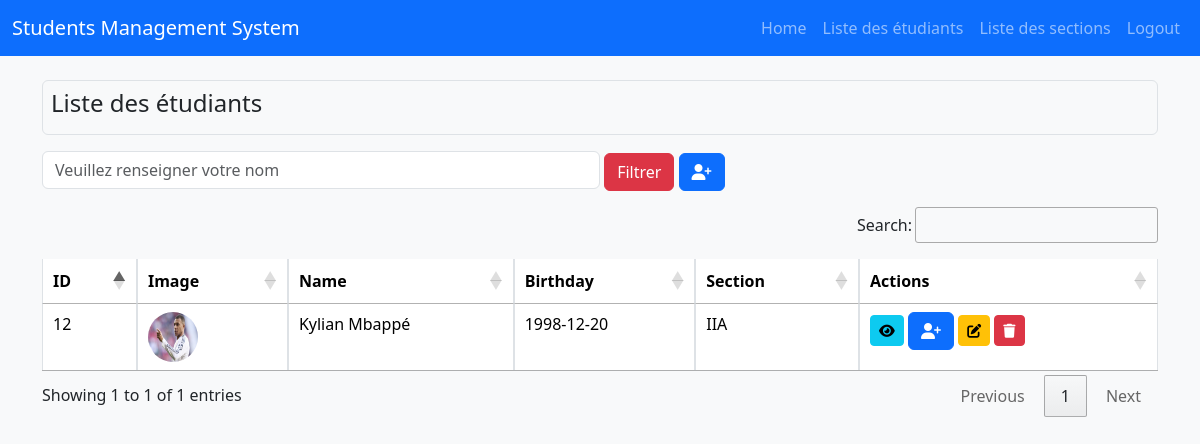
Page /views/listeEtudiants.php?name=Kylian Mbappé (signed in) on the committed database.
### tables this page shows
CREATE TABLE `students` (
  `id` int NOT NULL,
  `name` varchar(100) NOT NULL,
  `birthday` date NOT NULL,
  `image` varchar(255) DEFAULT NULL,
  `section_id` int DEFAULT NULL
);

CREATE TABLE `sections` (
  `id` int NOT NULL,
  `designation` varchar(100) NOT NULL,
  `description` text
);

### config/db.php (called while the page is built, shortened)
<?php
class ConnexionDB
{
    private static $bdd = null;
    private function __construct()
    {
        $charset = 'utf8mb4';
        $dsn = "mysql:host=" . DB_HOST . ";dbname=" . DB_NAME . ";charset=$charset";
        $options = [
            PDO::ATTR_ERRMODE            => PDO::ERRMODE_EXCEPTION,
            PDO::ATTR_DEFAULT_FETCH_MODE => PDO::FETCH_ASSOC,
        ];
        try {
            self::$bdd = new PDO($dsn, DB_USER, DB_PASS, $options);
        } catch (\PDOException $e) {
            throw new \PDOException($e->getMessage(), (int)$e->getCode());
        }
    }
    public static function getInstance()
    {
        return self::$bdd;
    }
}

### classes/Repository.php (called while the page is built, shortened)
<?php
require_once '../config/db.php';
abstract class Repository implements IRepository {
    public function __construct($table) {
        $this->db = ConnexionDB::getInstance();
    }
}

### classes/StudentRepository.php (called while the page is built, shortened)
<?php
require_once "Repository.php";
class StudentRepository extends Repository{
    private $query = "SELECT students.id, students.name, students.birthday, students.image, sections.designation AS section, sections.id AS section_id
                        FROM students
                        JOIN sections ON students.section_id = sections.id";
    public function findByName($name) {
        $stmt = $this->query . " WHERE students.name LIKE :name";
        $response = $this->db->prepare($stmt);
        $response->execute(['name' => '%' . $name . '%']);
        return $response->fetchAll();
    }
}

### views/listeEtudiants.php (the view, shortened to what this page needs)
<!DOCTYPE html>
<html lang="fr">
<?php
require_once '../config/db.php';
require_once '../classes/StudentRepository.php';
$studentRepo = new StudentRepository();
if (isset($_GET['name']) && !empty($_GET['name'])) {
    $name = $_GET['name'];
    $students = $studentRepo->findByName($name);
} else {
    $students = $studentRepo->findAll();
}
$isAdmin = isset($_SESSION['role']) && $_SESSION['role'] === 'admin';
?>
<head>
    <link href="https://cdn.jsdelivr.net/npm/bootstrap@5.3.2/dist/css/bootstrap.min.css" rel="stylesheet">
    <link rel="stylesheet" href="https://cdn.datatables.net/1.13.4/css/jquery.dataTables.min.css">
    <link rel="stylesheet" href="style.css">
    <link rel="stylesheet" href="https://cdnjs.cloudflare.com/ajax/libs/font-awesome/6.4.2/css/all.min.css">
</head>
<body>
    <nav class="navbar navbar-expand-lg navbar-dark bg-primary">
        <div class="container-fluid">
            <a class="navbar-brand" href="#">Students Management System</a>
            <div class="collapse navbar-collapse" id="navbarNav">
                <ul class="navbar-nav ms-auto">
                    <li class="nav-item"><a class="nav-link" href="home.php">Home</a></li>
                    <li class="nav-item"><a class="nav-link" href="listeEtudiants.php">Liste des étudiants</a></li>
                    <li class="nav-item"><a class="nav-link" href="listeSections.php">Liste des sections</a></li>
                    <li class="nav-item"><a class="nav-link" href="login.php">Logout</a></li>
                </ul>
            </div>
        </div>
    </nav>
    <div class="container mt-4">
        <div class="container p-2 my-3
         border rounded bg-light">
            <h4>Liste des étudiants</h4>
        </div>
        <div class="mb-3">
            <input id="filterName" type="text" class="form-control d-inline-block w-50" placeholder="Veuillez renseigner votre nom">
            <button class="btn btn-danger" id="filterButton">Filtrer</button>
            <?php if ($isAdmin): ?>
                <a class="btn btn-primary" href="addStudent.php"><i class="fas fa-user-plus"></i></a>
            <?php endif; ?>
        </div>
        <table id="studentsTable" class="table pt-3 table-bordered table-hover">
            <thead>
                <tr>
                    <th>ID</th>
                    <th>Image</th>
                    <th>Name</th>
                    <th>Birthday</th>
                    <th>Section</th>
                    <th>Actions</th>
                </tr>
            </thead>
            <tbody>
                <?php foreach ($students as $student): ?>
                    <tr>
                        <td><?php echo $student['id']; ?></td>
                        <td><img src="<?php echo "../uploads/" . $student['image']; ?>" class="rounded-circle" width="50" height="50"></td>
                        <td><?php echo $student['name']; ?></td>
                        <td><?php echo $student['birthday']; ?></td>
                        <td><?php echo $student['section']; ?></td>
                        <td>
                            <a class="btn btn-info btn-sm" href="profile.php?id=<?php echo $student['id']; ?>&name=<?php echo urlencode($student['name']); ?>&birthday=<?php echo $student['birthday']; ?>&section=<?php echo $student['section_id']; ?>&image=<?php echo $student['image']; ?>"><i class="fas fa-eye"></i></a>
                            <?php if ($isAdmin): ?>
                                <a class="btn btn-primary" href="addStudent.php"><i class="fas fa-user-plus"></i></a>
                                <a class="btn btn-warning btn-sm" href="editStudent.php?id=<?php echo $student['id']; ?>&name=<?php echo urlencode($student['name']); ?>&birthday=<?php echo $student['birthday']; ?>&section=<?php echo $student['section_id']; ?>"><i class="fas fa-edit"></i></a>
                            <a class="btn btn-danger btn-sm" href="deleteStudent.php?id=<?php echo $student['id']; ?>" onclick="return confirm('Are you sure you want to delete this student?');"><i class="fas fa-trash"></i></a>
                            <?php endif; ?>
                        </td>
                    </tr>
                <?php endforeach; ?>
            </tbody>
        </table>
    </div>
</body>
</html>

### views/style.css (style rules this page uses)
body { background-color: #f8f9fa; }

### rows in the picture
students: id "12", image (picture), name "Kylian Mbappé", birthday "1998-12-20", section.designation "IIA"
